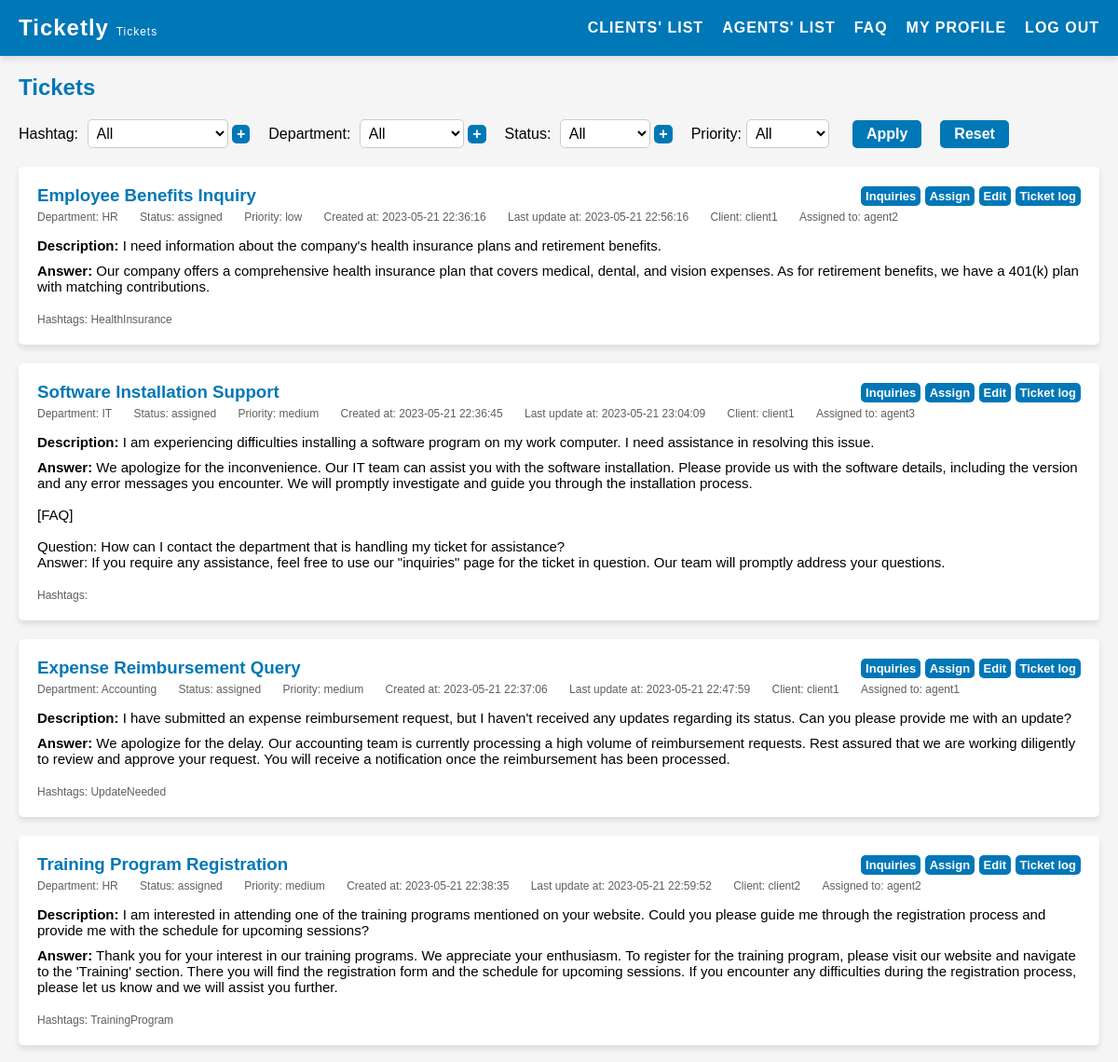
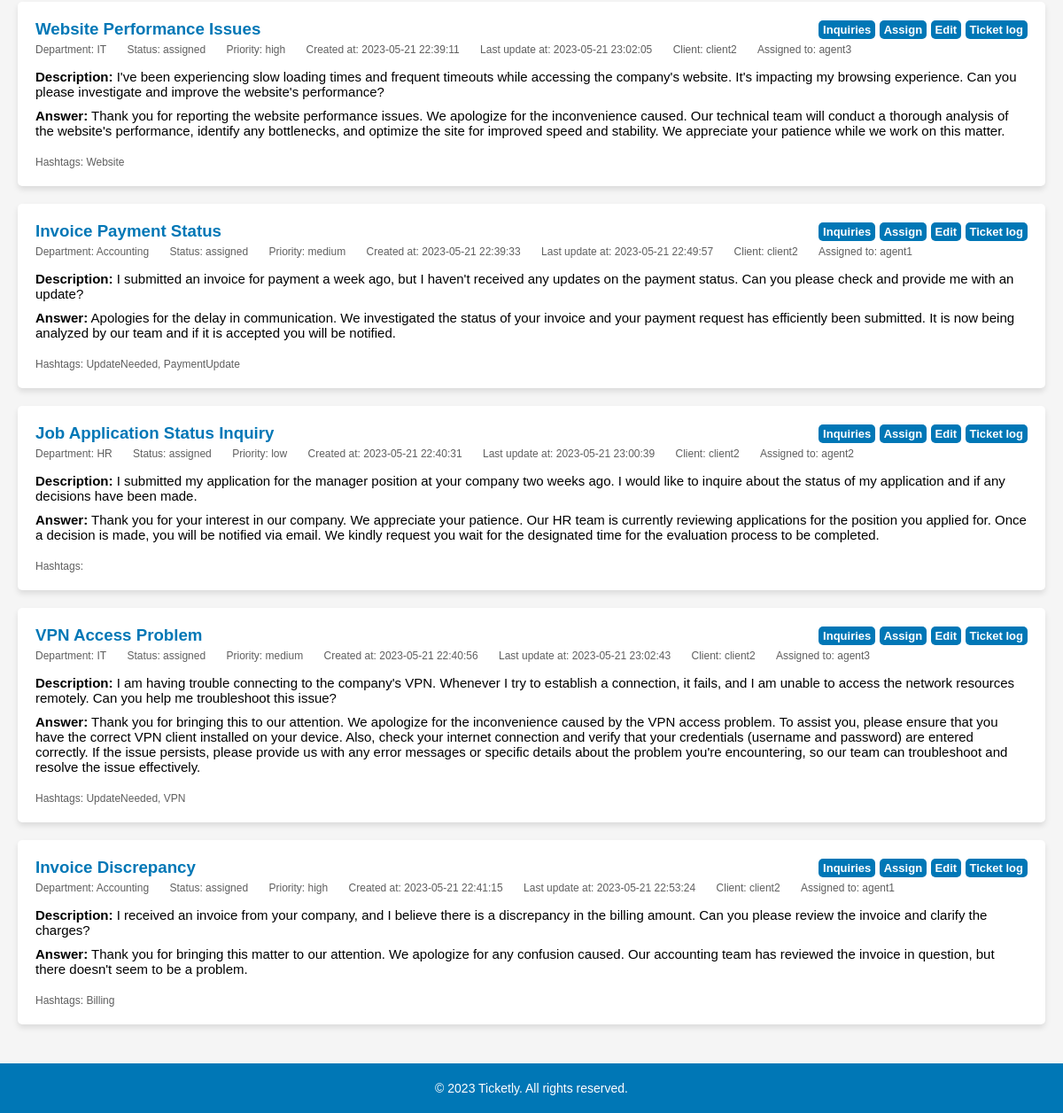
The page /pages/tickets.php (signed in) on the database its author committed (2 pictures, top to bottom).
### tables this page shows
CREATE TABLE "tickets" (
    id INTEGER PRIMARY KEY AUTOINCREMENT,
    title VARCHAR(255) NOT NULL,
    description TEXT NOT NULL,
    answer TEXT,
    client_id INTEGER NOT NULL,
    agent_id INTEGER,
    priority VARCHAR(10) NOT NULL DEFAULT 'medium' CHECK (priority IN ('low', 'medium', 'high')),
    created_at DATETIME NOT NULL,
    updated_at DATETIME NOT NULL,
    department_id INTEGER,
    status_id INTEGER NOT NULL DEFAULT 1,
    FOREIGN KEY(status_id) REFERENCES status(id),
    FOREIGN KEY(client_id) REFERENCES users(id),
    FOREIGN KEY(agent_id) REFERENCES users(id),
    FOREIGN KEY(department_id) REFERENCES departments(id)
);

CREATE TABLE departments (
    id INTEGER PRIMARY KEY AUTOINCREMENT,
    name VARCHAR(255) NOT NULL UNIQUE
);

CREATE TABLE status (
    id INTEGER PRIMARY KEY AUTOINCREMENT,
    name VARCHAR(255) NOT NULL UNIQUE
);

CREATE TABLE users (
    id INTEGER PRIMARY KEY AUTOINCREMENT,
    username VARCHAR(255) NOT NULL UNIQUE,
    password VARCHAR(255) NOT NULL,
    email VARCHAR(255) NOT NULL UNIQUE,
    name VARCHAR(255) NOT NULL,
    role VARCHAR(10) NOT NULL DEFAULT 'client' CHECK (role IN ('client', 'agent', 'admin')),
    department_id INTEGER,
    FOREIGN KEY(department_id) REFERENCES departments(id)
);

CREATE TABLE ticket_hashtags (
    ticket_id INTEGER NOT NULL,
    hashtag_id INTEGER NOT NULL,
    PRIMARY KEY (ticket_id, hashtag_id),
    FOREIGN KEY(ticket_id) REFERENCES tickets(id),
    FOREIGN KEY(hashtag_id) REFERENCES hashtags(id)
);

CREATE TABLE hashtags (
    id INTEGER PRIMARY KEY AUTOINCREMENT,
    name VARCHAR(255) NOT NULL UNIQUE
);

### pages/tickets.php (called while the page is built, shortened)
<?php
    require_once(__DIR__ . '/../utils/session.php');
    $session = new Session();
    require_once(__DIR__ . '/../templates/tickets.tpl.php');
    drawTickets($session);
?>

### utils/session.php (called while the page is built, shortened)
<?php class Session {
    public function __construct() {
        $this->role = $_SESSION['role'] ?? '';
    }
} ?>

### database/ticketHashtags.class.php (called while the page is built, shortened)
<?php
    class TicketHashtags {
        public function __construct(int $ticketId, int $hashtagId) {
            $this->hashtagId = $hashtagId;
        }
    }
    function getTicketHashtags(PDO $db, int $ticketId): array {
        $stmt = $db->prepare('SELECT * FROM ticket_hashtags WHERE ticket_id = :ticketId');
        $stmt->bindValue(':ticketId', $ticketId, PDO::PARAM_INT);
        $stmt->execute();
        $ticketHashtags = [];
        while ($row = $stmt->fetch(PDO::FETCH_ASSOC)) {
            $ticketHashtags[] = new TicketHashtags(
                (int) $row['ticket_id'],
                (int) $row['hashtag_id']
            );
        }
        return $ticketHashtags;
    }
?>

### database/hashtags.class.php (called while the page is built, shortened)
<?php
    function getHashtagsNameById(PDO $db, int $id): string {
        $stmt = $db->prepare('SELECT name FROM hashtags WHERE id = :id');
        $stmt->bindValue(':id', $id, PDO::PARAM_INT);
        $stmt->execute();
        $row = $stmt->fetch(PDO::FETCH_ASSOC);
        if ($row) {
            return $row['name'];
        }
        return '';
    }
?>

### database/inquiries.class.php (called while the page is built, shortened)
<?php
    function hasUnansweredMessages($db, $ticketId, $userRole) {
        $stmt = $db->prepare('SELECT user_role FROM inquiries WHERE ticket_id = ? ORDER BY id DESC LIMIT 1');
        $stmt->execute([$ticketId]);
        $lastInquiry = $stmt->fetch(PDO::FETCH_ASSOC);
        return false;
    }
?>

### database/departments.class.php (called while the page is built, shortened)
<?php
    function getDepartmentsNameById(PDO $db, int $id): string {
        $stmt = $db->prepare('SELECT name FROM departments WHERE id = :id');
        $stmt->bindValue(':id', $id, PDO::PARAM_INT);
        $stmt->execute();
        $row = $stmt->fetch(PDO::FETCH_ASSOC);
        if ($row) {
            return $row['name'];
        }
        return '';
    }
?>

### database/status.class.php (called while the page is built, shortened)
<?php
    function getStatusNameById(PDO $db, int $id): string {
        $stmt = $db->prepare('SELECT name FROM status WHERE id = :id');
        $stmt->bindValue(':id', $id, PDO::PARAM_INT);
        $stmt->execute();
        $row = $stmt->fetch(PDO::FETCH_ASSOC);
        if ($row) {
            return $row['name'];
        }
        return '';
    }
?>

### database/user.class.php (called while the page is built, shortened)
<?php
    function getUserNameById(PDO $db, ?int $id): string {
        $stmt = $db->prepare('SELECT name FROM users WHERE id = :id');
        $stmt->bindValue(':id', $id, PDO::PARAM_INT);
        $stmt->execute();
        $row = $stmt->fetch(PDO::FETCH_ASSOC);
        if ($row) {
            return $row['name'];
        }
        return '';
    }
?>

### templates/tickets.tpl.php (the view, shortened to what this page needs)
<?php function drawTickets(Session $session) {
    require_once '../database/tickets.class.php';
    require_once '../database/connection.db.php';
    require_once '../database/departments.class.php';
    require_once '../database/status.class.php';
    require_once '../database/hashtags.class.php';
    require_once '../database/ticketHashtags.class.php';
    require_once '../database/inquiries.class.php';
    require_once '../database/user.class.php';
    $clientId = $session->getId();
    $db = getDatabaseConnection();
    $view = isset($_GET['view']) && $session->role === 'agent' ? $_GET['view'] : '';
    if ($view === 'all' || $session->role === 'admin'){
        $stmt = $db->prepare('SELECT * FROM tickets');
        $stmt->execute();
        $tickets = $stmt->fetchAll(PDO::FETCH_ASSOC);
    } elseif ($session->role === 'client') {
        $stmt = $db->prepare('SELECT * FROM tickets WHERE client_id = ?');
        $stmt->execute([$clientId]);
        $tickets = $stmt->fetchAll(PDO::FETCH_ASSOC);
    } else {
        $stmt = $db->prepare('SELECT * FROM tickets WHERE agent_id = ?');
        $stmt->execute([$clientId]);
        $tickets = $stmt->fetchAll(PDO::FETCH_ASSOC);
    }
    ?>
    <!DOCTYPE html>
    <html>
    <head>
    <link rel="stylesheet" href="../style/tickets.css">
    </head>
    <body>
    <?php include '../templates/header.tpl.php';?>
    <main>
        <section id="my-tickets">
        <h2>Tickets</h2>
        <div class="filters">
            <?php if ($session->role !== 'client') : ?>
                <div id="hashtag-filter-container" class="filter-container">
                    <label for="hashtag-filter">Hashtag:</label>
                    <select id="hashtag-filter">
                        <option value="all">All</option>
                    </select>
                    <?php if ($session->role === 'admin') : ?>
                        <button id="add-hashtag" onclick="showFilterForm('hashtag')">+</button>
                    <?php endif; ?>
                </div>
            <?php endif; ?>
            <div id="department-filter-container" class="filter-container">
                <label for="department-filter">Department:</label>
                <select id="department-filter">
                    <option value="all">All</option>
                </select>
                <?php if ($session->role === 'admin') : ?>
                    <button id="add-department" onclick="showFilterForm('department')">+</button>
                <?php endif; ?>
            </div>
            <div id="status-filter-container" class="filter-container">
                <label for="status-filter">Status:</label>
                <select id="status-filter">
                    <option value="all">All</option>
                </select>
                <?php if ($session->role === 'admin') : ?>
                    <button id="add-status" onclick="showFilterForm('status')">+</button>
                <?php endif; ?>
            </div>
            <?php if ($session->role !== 'client') : ?>
                <label for="priority-filter">Priority:</label>
                <select id="priority-filter">
                    <option value="all">All</option>
                </select>
            <?php endif; ?>
            <button id="filter">Apply</button>
            <button id="undo-filter">Reset</button>
        </div>
        <div class="ticket-container">
            <?php foreach ($tickets as $ticket) { ?>
                <?php
                    $ticketHashtags = getTicketHashtags($db, (int)$ticket['id']);
                    $hashtagCount = count($ticketHashtags);
                    $hashtagString = '';
                    foreach ($ticketHashtags as $index => $hashtag) {
                        $hashtagName = getHashtagsNameById($db, $hashtag->hashtagId);
                        $hashtagString .= $hashtagName;
                        if ($index < $hashtagCount - 1) {
                            $hashtagString .= ', ';
                        }
                    }
                ?>
                <div class="ticket" data-department="<?= $ticket['department_id'] ?>" data-status="<?= $ticket['status_id'] ?>" data-priority="<?= $ticket['priority'] ?>" data-hashtags="<?= $hashtagString ?>">
                    <div class="ticket-top">
                        <h3 class="ticket-subject"><?= $ticket['title'] ?></h3>
                        <?php
                            $ticketId = $ticket['id'];
                            $unansweredMessages = hasUnansweredMessages($db, $ticketId, $session->role);
                            $inquiriesButtonClass = $unansweredMessages ? 'unanswered-inquiries-button' : '';
                        ?>
                        <div class="edit-buttons">
                            <a href="inquiries.php?id=<?= $ticket['id'] ?>" class="edit-button <?= $inquiriesButtonClass ?>">Inquiries</a>
                            <?php if ($session->role === 'admin') : ?>
                                <a href="assignTicket.php?id=<?= $ticket['id'] ?>" class="edit-button">Assign</a>
                            <?php endif; ?>
                            <a href="editTicket.php?id=<?= $ticket['id'] ?>" class="edit-button">Edit</a>
                            <?php if ($session->role !== 'client') : ?>
                                <a href="ticketLog.php?id=<?= $ticket['id'] ?>" class="edit-button">Ticket log</a>
                            <?php endif; ?>
                        </div>
                    </div>
                    <div class="ticket-info">
                        <span class="ticket-department">Department: <?= getDepartmentsNameById($db, $ticket['department_id']) ?></span>
                        <span class="ticket-status">Status: <?= getStatusNameById($db, $ticket['status_id']) ?></span>
                        <?php if ($session->role !== 'client') : ?>
                            <span class="ticket-priority">Priority: <?= $ticket['priority'] ?></span>
                        <?php endif; ?>
                        <span class="ticket-createdAt">Created at: <?= $ticket['created_at'] ?></span>
                        <span class="ticket-updatedAt">Last update at: <?= $ticket['updated_at'] ?></span>
                        <?php if ($session->role !== 'client') : ?>
                            <span class="ticket-client">Client: <?= getUserNameById($db, $ticket['client_id']) ?></span>
                        <?php endif; ?>
                        <?php if ($session->role === 'admin') : ?>
                            <span class="ticket-agent">Assigned to: <?= getUserNameById($db, $ticket['agent_id']) ?></span>
                        <?php endif; ?>
                    </div>
                    <div class="ticket-details">
                        <p class="ticket-summary"><strong>Description:</strong> <?= nl2br(htmlspecialchars($ticket['description'])) ?></p>
                        <p class="ticket-answer"><strong>Answer:</strong> <?= nl2br(htmlspecialchars($ticket['answer'])) ?></p>
                    </div>
                    <?php if ($session->role !== 'client') : ?>
                        <div class="ticket-info">
                            <span class="ticket-hashtags">Hashtags:
                                <?php
                                    $ticketHashtags = getTicketHashtags($db, $ticket['id']);
                                    $hashtagCount = count($ticketHashtags);
                                    foreach ($ticketHashtags as $index => $hashtag) {
                                        $hashtagName = getHashtagsNameById($db, $hashtag->hashtagId);
                                        echo $hashtagName;
                                        if ($index < $hashtagCount - 1) {
                                            echo ', ';
                                        }
                                    }
                                ?>
                            </span>
                        </div>
                    <?php endif; ?>
                </div>
            <?php } ?>
            </section>
    </main>
    <?php include '../templates/footer.tpl.php';?>
    </body>
    </html>
<?php } ?>

### style/tickets.css (style rules this page uses)
main { padding: 20px; }
section { margin-bottom: 40px; }
section h2 { color: #0077b6; margin-bottom: 20px; }
#my-tickets { margin-bottom: 80px; }
.filters { display: flex; align-items: center; justify-content: flex-start; margin-bottom: 20px; }
.filters label { font-size: 16px; margin-right: 5px; }
.filters select { font-size: 16px; padding: 5px; border-radius: 5px; border: 1px solid #ccc; background-color: #fff; margin-right: 15px; }
.filters button { font-size: 16px; padding: 6px 15px; background-color: #0077b6; color: #fff; border-radius: 5px; border: none; margin-left: 10px; cursor: pointer; white-space: nowrap; font-weight: bold; margin-right: 10px; }
#add-hashtag, #add-department, #add-status { padding: 1px 5px; margin-left: -15px; margin-right: 20px; }
.filter-container { position: relative; }
.ticket-container { margin-top: 10px; position: relative; }
.ticket { box-shadow: 0 4px 6px rgba(0, 0, 0, 0.1); padding: 20px; background-color: #fff; margin-bottom: 20px; border-radius: 5px; }
.ticket h3 { margin-top: 0; color: #0077b6; }
.ticket-info { font-size: 12px; margin-bottom: 15px; color:#5f5f5f; }
.ticket-info:last-of-type { margin-bottom: 0; }
.ticket-info span { display: inline-block; margin-right: 20px; }
.ticket-details { font-size: 15px; margin-bottom: 20px; }
.ticket-summary { margin-bottom: 10px; }
.ticket-top { display: flex; align-items: center; justify-content: space-between; margin-bottom: 5px; }
.edit-button { display: inline-block; padding: 3px 5px; background-color: #0077b6; color: #fff; border: none; border-radius: 5px; text-decoration: none; font-weight: bold; transition: background-color 0.3s ease; font-size: small; }

### style/header.css (style rules this page uses)
* { box-sizing: border-box; margin: 0; padding: 0; }
body { font-family: Arial, sans-serif; background-color: #f5f5f5; }

### rows shown on the page
tickets: title "Employee Benefits Inquiry", department.name "HR", status.name "assigned", priority "low", created_at "2023-05-21 22:36:16", updated_at "2023-05-21 22:56:16", client.name "client1", agent.name "agent2", description "I need information about the company's health insurance plans and retirement benefits.", answer "Our company offers a comprehensive health insurance plan that covers medical, dental, and vision expenses. As for retirement benefits, we have a 401(k) plan with matching contributions."
ticket_hashtags: hashtag.name "HealthInsurance"
tickets: title "Software Installation Support", department.name "IT", status.name "assigned", priority "medium", created_at "2023-05-21 22:36:45", updated_at "2023-05-21 23:04:09", client.name "client1", agent.name "agent3", description "I am experiencing difficulties installing a software program on my work computer. I need assistance in resolving this issue.", answer "We apologize for the inconvenience. Our IT team can assist you with the software installation. Please provide us with the software details, including the version and any error messages you encounter. We will promptly investigate and guide you through the installation process. [FAQ] Question: How can I contact the department that is handling my ticket for assistance? Answer: If you require any assistance, feel free to use our \"inquiries\" page for the ticket in question. Our team will promptly address your questions."
tickets: title "Expense Reimbursement Query", department.name "Accounting", status.name "assigned", priority "medium", created_at "2023-05-21 22:37:06", updated_at "2023-05-21 22:47:59", client.name "client1", agent.name "agent1", description "I have submitted an expense reimbursement request, but I haven't received any updates regarding its status. Can you please provide me with an update?", answer "We apologize for the delay. Our accounting team is currently processing a high volume of reimbursement requests. Rest assured that we are working diligently to review and approve your request. You will receive a notification once the reimbursement has been processed."
ticket_hashtags: hashtag.name "UpdateNeeded"
tickets: title "Training Program Registration", department.name "HR", status.name "assigned", priority "medium", created_at "2023-05-21 22:38:35", updated_at "2023-05-21 22:59:52", client.name "client2", agent.name "agent2", description "I am interested in attending one of the training programs mentioned on your website. Could you please guide me through the registration process and provide me with the schedule for upcoming sessions?", answer "Thank you for your interest in our training programs. We appreciate your enthusiasm. To register for the training program, please visit our website and navigate to the 'Training' section. There you will find the registration form and the schedule for upcoming sessions. If you encounter any difficulties during the registration process, please let us know and we will assist you further."
ticket_hashtags: hashtag.name "TrainingProgram"
tickets: title "Website Performance Issues", department.name "IT", status.name "assigned", priority "high", created_at "2023-05-21 22:39:11", updated_at "2023-05-21 23:02:05", client.name "client2", agent.name "agent3", description "I've been experiencing slow loading times and frequent timeouts while accessing the company's website. It's impacting my browsing experience. Can you please investigate and improve the website's performance?", answer "Thank you for reporting the website performance issues. We apologize for the inconvenience caused. Our technical team will conduct a thorough analysis of the website's performance, identify any bottlenecks, and optimize the site for improved speed and stability. We appreciate your patience while we work on this matter."
ticket_hashtags: hashtag.name "Website"
tickets: title "Invoice Payment Status", department.name "Accounting", status.name "assigned", priority "medium", created_at "2023-05-21 22:39:33", updated_at "2023-05-21 22:49:57", client.name "client2", agent.name "agent1", description "I submitted an invoice for payment a week ago, but I haven't received any updates on the payment status. Can you please check and provide me with an update?", answer "Apologies for the delay in communication. We investigated the status of your invoice and your payment request has efficiently been submitted. It is now being analyzed by our team and if it is accepted you will be notified."
ticket_hashtags: hashtag.name "UpdateNeeded"
ticket_hashtags: hashtag.name "PaymentUpdate"
tickets: title "Job Application Status Inquiry", department.name "HR", status.name "assigned", priority "low", created_at "2023-05-21 22:40:31", updated_at "2023-05-21 23:00:39", client.name "client2", agent.name "agent2", description "I submitted my application for the manager position at your company two weeks ago. I would like to inquire about the status of my application and if any decisions have been made.", answer "Thank you for your interest in our company. We appreciate your patience. Our HR team is currently reviewing applications for the position you applied for. Once a decision is made, you will be notified via email. We kindly request you wait for the designated time for the evaluation process to be completed."
tickets: title "VPN Access Problem", department.name "IT", status.name "assigned", priority "medium", created_at "2023-05-21 22:40:56", updated_at "2023-05-21 23:02:43", client.name "client2", agent.name "agent3", description "I am having trouble connecting to the company's VPN. Whenever I try to establish a connection, it fails, and I am unable to access the network resources remotely. Can you help me troubleshoot this issue?", answer "Thank you for bringing this to our attention. We apologize for the inconvenience caused by the VPN access problem. To assist you, please ensure that you have the correct VPN client installed on your device. Also, check your internet connection and verify that your credentials (username and password) are entered correctly. If the issue persists, please provide us with any error messages or specific details about the problem you're encountering, so our team can troubleshoot and resolve the issue effectively."
ticket_hashtags: hashtag.name "UpdateNeeded"
ticket_hashtags: hashtag.name "VPN"
tickets: title "Invoice Discrepancy", department.name "Accounting", status.name "assigned", priority "high", created_at "2023-05-21 22:41:15", updated_at "2023-05-21 22:53:24", client.name "client2", agent.name "agent1", description "I received an invoice from your company, and I believe there is a discrepancy in the billing amount. Can you please review the invoice and clarify the charges?", answer "Thank you for bringing this matter to our attention. We apologize for any confusion caused. Our accounting team has reviewed the invoice in question, but there doesn't seem to be a problem."
ticket_hashtags: hashtag.name "Billing"
